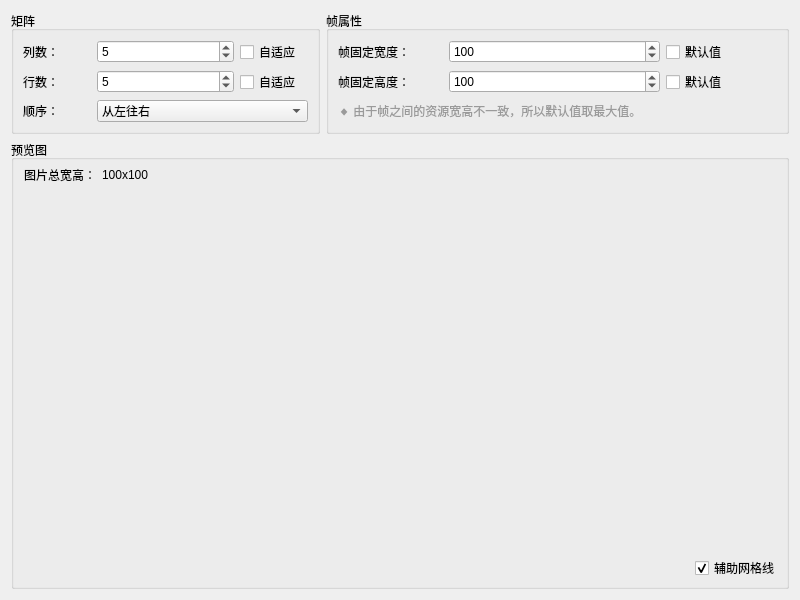
<?xml version="1.0" encoding="UTF-8"?>
<ui version="4.0">
 <class>P_PictureCombiner</class>
 <widget class="QWidget" name="P_PictureCombiner">
  <property name="geometry">
   <rect>
    <x>0</x>
    <y>0</y>
    <width>800</width>
    <height>600</height>
   </rect>
  </property>
  <property name="windowTitle">
   <string>Form</string>
  </property>
  <layout class="QGridLayout" name="gridLayout_2" rowstretch="0,1" columnstretch="2,3">
   <item row="1" column="0" colspan="2">
    <widget class="QGroupBox" name="groupBox_4">
     <property name="title">
      <string>预览图</string>
     </property>
     <layout class="QVBoxLayout" name="verticalLayout" stretch="0,1,0">
      <property name="spacing">
       <number>4</number>
      </property>
      <property name="leftMargin">
       <number>6</number>
      </property>
      <property name="topMargin">
       <number>6</number>
      </property>
      <property name="rightMargin">
       <number>6</number>
      </property>
      <property name="bottomMargin">
       <number>6</number>
      </property>
      <item>
       <widget class="QWidget" name="widget" native="true">
        <layout class="QHBoxLayout" name="horizontalLayout" stretch="0,1">
         <property name="leftMargin">
          <number>4</number>
         </property>
         <property name="topMargin">
          <number>0</number>
         </property>
         <property name="rightMargin">
          <number>0</number>
         </property>
         <property name="bottomMargin">
          <number>0</number>
         </property>
         <item>
          <widget class="QLabel" name="label_8">
           <property name="text">
            <string>图片总宽高：</string>
           </property>
          </widget>
         </item>
         <item>
          <widget class="QLabel" name="label_totalPic_wh">
           <property name="text">
            <string>100x100</string>
           </property>
          </widget>
         </item>
        </layout>
       </widget>
      </item>
      <item>
       <widget class="QWidget" name="widget_preview" native="true"/>
      </item>
      <item>
       <widget class="QWidget" name="widget_5" native="true">
        <property name="styleSheet">
         <string notr="true">
QToolButton{
	padding:2px;
	border: 1px solid transparent;
	background: rgba(255,255,255,0);
}
QToolButton:hover{
	border-radius:1px;
	border:1px solid #f2ca58;
	background-color: qlineargradient(spread:pad, x1:0, y1:0, x2:0, y2:1, stop:0 #fdecad, stop:0.3 #fde48c, stop:0.9 #fce58c, stop:1 #fdfadf )
}
QToolButton:pressed{
	border-radius:1px;
	border:1px solid #f2ca58;
	background-color: #FDF4BF;
}</string>
        </property>
        <layout class="QHBoxLayout" name="horizontalLayout_3">
         <property name="spacing">
          <number>2</number>
         </property>
         <property name="leftMargin">
          <number>0</number>
         </property>
         <property name="topMargin">
          <number>0</number>
         </property>
         <property name="rightMargin">
          <number>0</number>
         </property>
         <property name="bottomMargin">
          <number>0</number>
         </property>
         <item>
          <widget class="QWidget" name="widget_zoom_btn" native="true"/>
         </item>
         <item>
          <spacer name="horizontalSpacer">
           <property name="orientation">
            <enum>Qt::Horizontal</enum>
           </property>
           <property name="sizeHint" stdset="0">
            <size>
             <width>40</width>
             <height>20</height>
            </size>
           </property>
          </spacer>
         </item>
         <item>
          <widget class="QCheckBox" name="checkBox_gridLine">
           <property name="text">
            <string>辅助网格线</string>
           </property>
           <property name="checked">
            <bool>true</bool>
           </property>
          </widget>
         </item>
        </layout>
       </widget>
      </item>
     </layout>
    </widget>
   </item>
   <item row="0" column="0">
    <widget class="QGroupBox" name="groupBox">
     <property name="title">
      <string>矩阵</string>
     </property>
     <layout class="QGridLayout" name="gridLayout" columnstretch="1,2,1">
      <item row="0" column="0">
       <widget class="QLabel" name="label_4">
        <property name="text">
         <string>列数：</string>
        </property>
       </widget>
      </item>
      <item row="0" column="1">
       <widget class="QSpinBox" name="spinBox_column">
        <property name="minimum">
         <number>1</number>
        </property>
        <property name="maximum">
         <number>9999</number>
        </property>
        <property name="value">
         <number>5</number>
        </property>
       </widget>
      </item>
      <item row="0" column="2">
       <widget class="QCheckBox" name="checkBox_column">
        <property name="text">
         <string>自适应</string>
        </property>
       </widget>
      </item>
      <item row="1" column="1">
       <widget class="QSpinBox" name="spinBox_row">
        <property name="minimum">
         <number>1</number>
        </property>
        <property name="maximum">
         <number>9999</number>
        </property>
        <property name="value">
         <number>5</number>
        </property>
       </widget>
      </item>
      <item row="1" column="2">
       <widget class="QCheckBox" name="checkBox_row">
        <property name="text">
         <string>自适应</string>
        </property>
       </widget>
      </item>
      <item row="1" column="0">
       <widget class="QLabel" name="label_3">
        <property name="text">
         <string>行数：</string>
        </property>
       </widget>
      </item>
      <item row="2" column="0">
       <widget class="QLabel" name="label_6">
        <property name="text">
         <string>顺序：</string>
        </property>
       </widget>
      </item>
      <item row="2" column="1" colspan="2">
       <widget class="QComboBox" name="comboBox">
        <item>
         <property name="text">
          <string>从左往右</string>
         </property>
        </item>
        <item>
         <property name="text">
          <string>从上往下</string>
         </property>
        </item>
       </widget>
      </item>
     </layout>
    </widget>
   </item>
   <item row="0" column="1">
    <widget class="QGroupBox" name="groupBox_2">
     <property name="title">
      <string>帧属性</string>
     </property>
     <layout class="QGridLayout" name="gridLayout_4" columnstretch="1,2,1,0">
      <item row="0" column="1">
       <widget class="QSpinBox" name="spinBox_frameWidth">
        <property name="minimum">
         <number>4</number>
        </property>
        <property name="maximum">
         <number>999999</number>
        </property>
        <property name="value">
         <number>100</number>
        </property>
       </widget>
      </item>
      <item row="2" column="0" colspan="3">
       <widget class="QLabel" name="label_sizeTip">
        <property name="styleSheet">
         <string notr="true">color: rgb(154, 154, 154);</string>
        </property>
        <property name="text">
         <string>◆ 由于帧之间的资源宽高不一致，所以默认值取最大值。</string>
        </property>
       </widget>
      </item>
      <item row="1" column="2">
       <widget class="QCheckBox" name="checkBox_frameHeightDefault">
        <property name="text">
         <string>默认值</string>
        </property>
       </widget>
      </item>
      <item row="1" column="1">
       <widget class="QSpinBox" name="spinBox_frameHeight">
        <property name="minimum">
         <number>4</number>
        </property>
        <property name="maximum">
         <number>999999</number>
        </property>
        <property name="value">
         <number>100</number>
        </property>
       </widget>
      </item>
      <item row="0" column="0">
       <widget class="QLabel" name="label_5">
        <property name="text">
         <string>帧固定宽度：</string>
        </property>
       </widget>
      </item>
      <item row="0" column="2">
       <widget class="QCheckBox" name="checkBox_frameWidthDefault">
        <property name="text">
         <string>默认值</string>
        </property>
       </widget>
      </item>
      <item row="1" column="0">
       <widget class="QLabel" name="label_7">
        <property name="text">
         <string>帧固定高度：</string>
        </property>
       </widget>
      </item>
      <item row="2" column="3">
       <widget class="QWidget" name="widget_2" native="true"/>
      </item>
     </layout>
    </widget>
   </item>
  </layout>
 </widget>
 <resources>
  <include location="../../../../../../../DrillGIFActionSequenceEditor/trunk/DrillGIFActionSequenceEditor/drillgifactionsequenceeditor.qrc"/>
 </resources>
 <connections/>
</ui>
